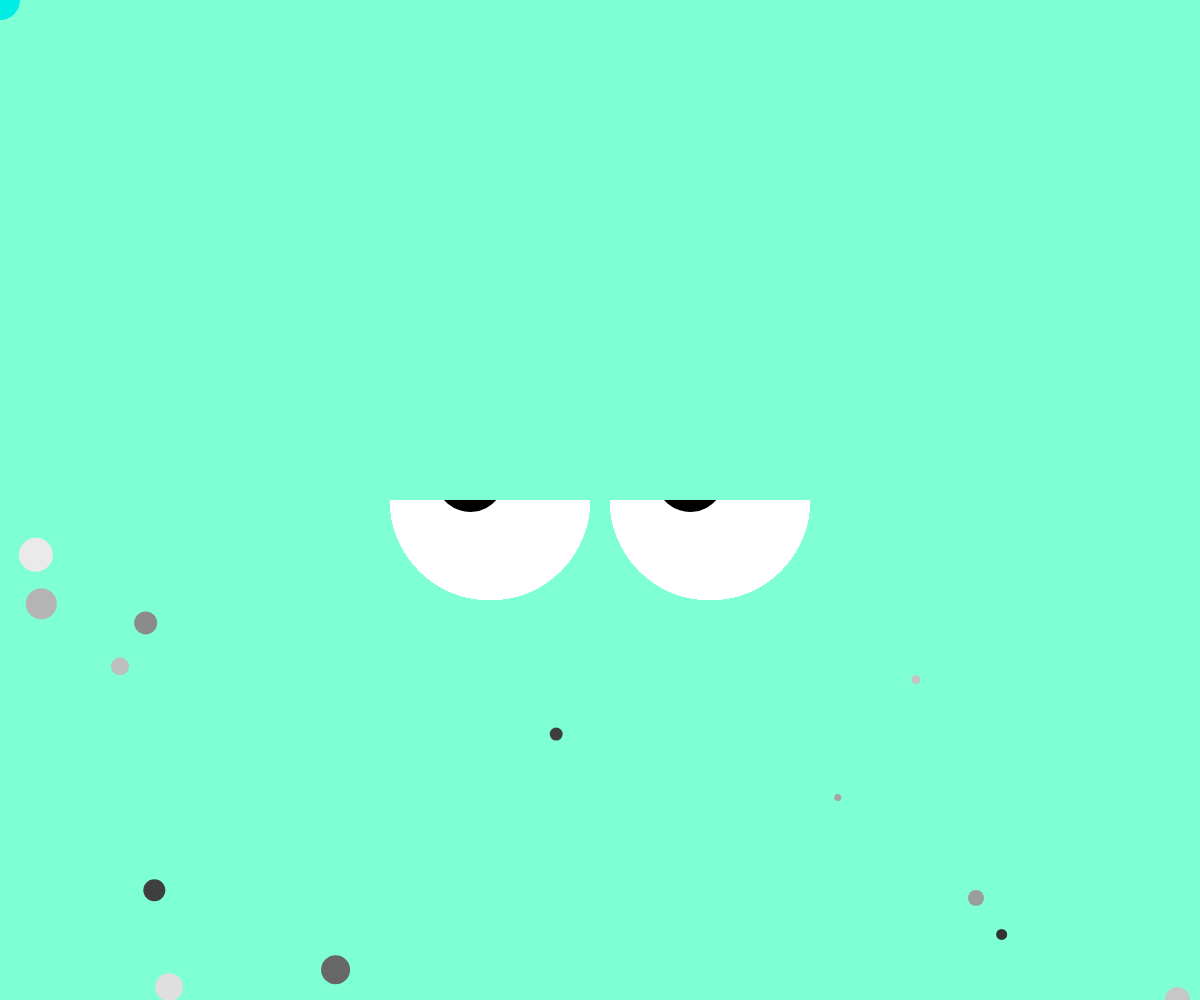
Frame 1 (no input)
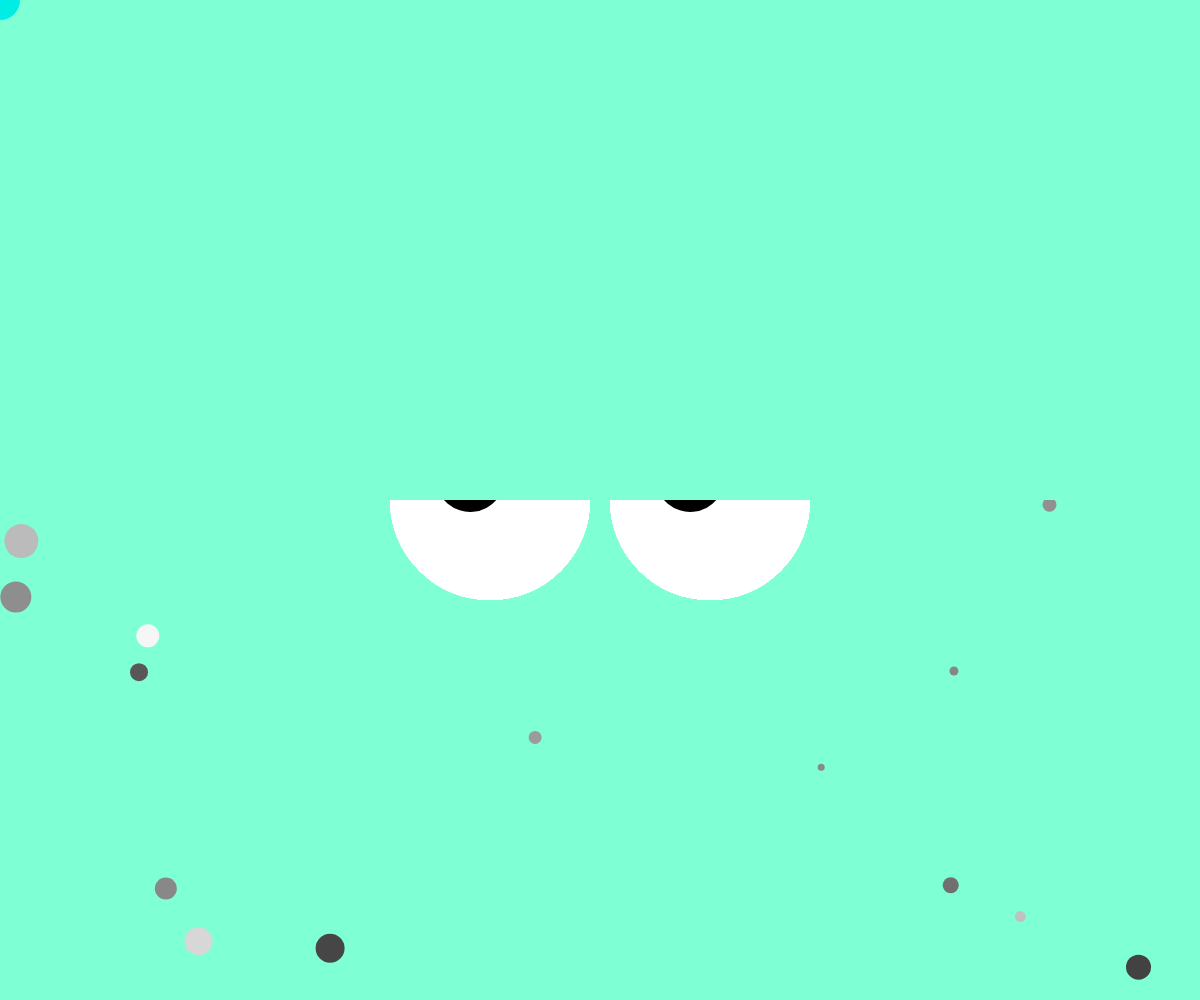
Frame 60 (no input)
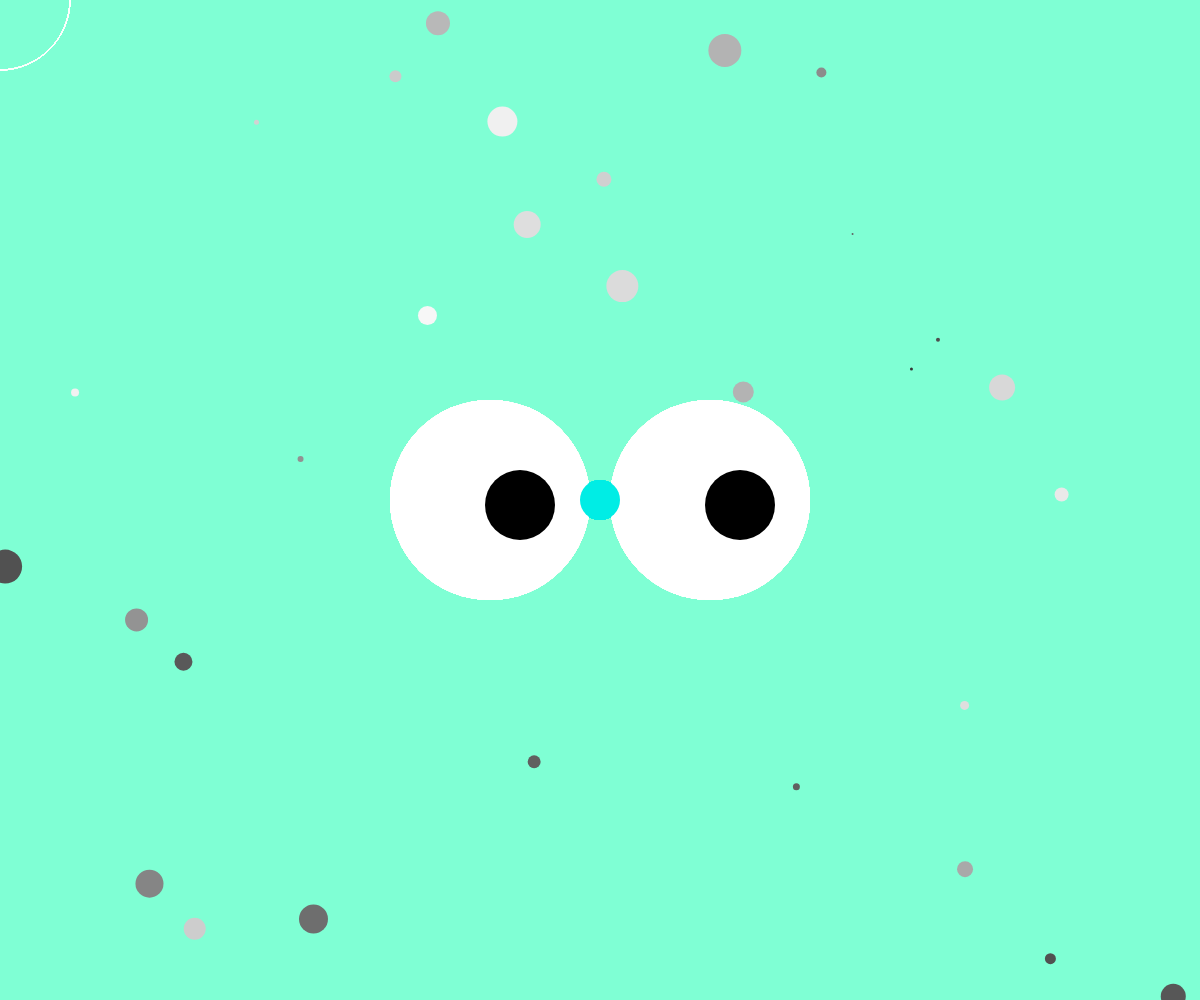
Frame 120 (the mouse pressed at the canvas centre since frame 60)

The p5.js sketch that drew these frames (run headless with seeded random() and noise() and a simulated clock; from frame 60 on, the mouse is pressed at the canvas centre):

// p5.js sketch
// ── sketch.js
var bubble = [];


function setup() {
  createCanvas(windowWidth,windowHeight);
  background('aquamarine');
  ellipseMode(RADIUS);
  noStroke();

  for(var i = 0; i < 33; i++){
    var x = random(width);
    var y = random(height);
    var r = i + 2;
    bubble[i] = new Bubble(x,y,r);
  }
}

function draw() {
  background('aquamarine');
  push();
  for(var i = 0; i < bubble.length; i++){
    bubble[i].move();
    bubble[i].display();
    pop();


    // eye1
    push();
    fill(255);
    ellipse((windowWidth / 2) - 110, windowHeight / 2, 100, 100);
    pop();
    // axis1
    push();
    translate((width / 2) - 110, height / 2);
    let a1 = atan2(mouseY - height / 2, mouseX - width / 2);
    rotate(a1);
    fill(0);
    ellipse(30, 5, 35, 35);
    pop();

    // eye2
    push();
    fill(255);
    ellipse((windowWidth / 2) + 110, windowHeight / 2, 100, 100);
    pop();
    // axis2
    push();
    translate((width / 2) + 110, height / 2);
    let a2 = atan2(mouseY - height / 2, mouseX - width / 2);
    rotate(a2);
    fill(0);
    ellipse(30, 5, 35, 35);
    pop();
    // I know there's a way to do this shorter, but it didn't work :(

    push();
    if (mouseIsPressed == true) {
      noFill();
      stroke(255);
      ellipse(0, 0, 70, 70);

    } else {
      noStroke();
      fill('aquamarine');
      rect(0, 0, windowWidth, windowHeight / 2);
      pop();
    }

    fill(0, 237, 229);
    noStroke();
    ellipse(mouseX, mouseY, 20, 20);

  }
}

function Bubble(_x,_y,_r) {
  this.x = _x;
  this.y = _y;
  this.r = _r;
  this.speed = 5;


  this.move = function() {
    this.x += random(-this.speed,this.speed);
    this.y += random(-this.speed,this.speed);
  };

  this.display = function() {
    fill(random(50,255));
    noStroke();
    ellipse(this.x,this.y,this.r/2);
  };
}
